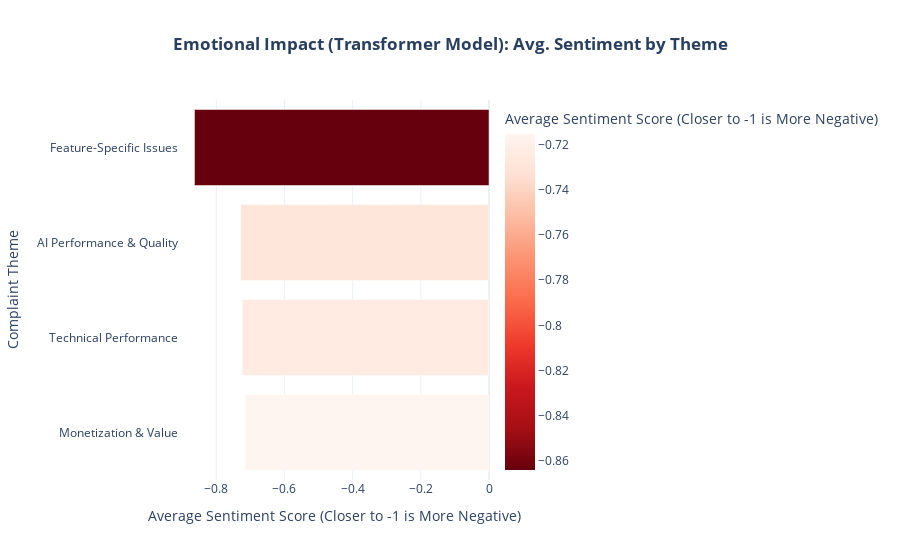

The cell this chart's notebook holds for it:
### Markdown cell above
Our sentiment analysis, powered by a fine-tuned RoBERTa model, goes beyond simple polarity to measure the emotional intensity of each theme. This helps us understand which problems are merely annoying versus which are deeply frustrating.

### Code cell
# --- Emotional Analysis: Measuring Sentiment by Theme (Robust Version) ---
print("Setting up a robust Transformer sentiment analysis pipeline...")

# 1. LOAD TOKENIZER AND MODEL EXPLICITLY
MODEL_NAME = "cardiffnlp/twitter-roberta-base-sentiment-latest"
tokenizer = AutoTokenizer.from_pretrained(MODEL_NAME)
model = AutoModelForSequenceClassification.from_pretrained(MODEL_NAME)

# Move the model to the GPU if available
device = torch.device("cuda" if torch.cuda.is_available() else "cpu")
model.to(device)
print(f"Using device: {device}")


# 2. MANUALLY TOKENIZE THE DATA (THE CRUCIAL FIX)
print("Tokenizing all reviews with explicit truncation...")
review_list = df["review_text"].tolist()

# The tokenizer will handle truncation (cutting off long reviews) and padding (adding tokens to short reviews)
# This ensures every input has the exact same length.
inputs = tokenizer(
    review_list,
    padding=True,
    truncation=True,
    max_length=512,  # Explicitly set the max length
    return_tensors="pt",  # Return PyTorch tensors
)

# Move tokenized inputs to the GPU
inputs = {key: val.to(device) for key, val in inputs.items()}
print("Tokenization complete.")


# 3. PERFORM INFERENCE IN BATCHES
print("Running model inference in batches...")
all_logits = []
batch_size = 32  # Process 32 reviews at a time to manage memory

# Create a DataLoader for efficient batching
dataset = TensorDataset(inputs["input_ids"], inputs["attention_mask"])
loader = DataLoader(dataset, batch_size=batch_size)

# No need to calculate gradients for inference, which saves memory and is faster
with torch.no_grad():
    for batch in tqdm(loader, desc="Analyzing Batches"):
        input_ids, attention_mask = batch
        outputs = model(input_ids=input_ids, attention_mask=attention_mask)
        all_logits.append(outputs.logits)

# Concatenate all the results
all_logits = torch.cat(all_logits, dim=0)
# Use softmax to convert raw logits to probabilities
probabilities = torch.nn.functional.softmax(all_logits, dim=-1)
# Get the predicted label index (0 for negative, 1 for neutral, 2 for positive)
predictions = torch.argmax(probabilities, dim=-1)
print("Inference complete.")


# 4. PROCESS THE RESULTS
# The model's config tells us which index corresponds to which label
# e.g., model.config.id2label = {0: 'negative', 1: 'neutral', 2: 'positive'}
id_to_label = model.config.id2label
predicted_labels = [id_to_label[pred.item()] for pred in predictions]

# Convert label to a numerical score
label_to_score = {"positive": 1, "neutral": 0, "negative": -1}
sentiment_scores = [label_to_score[label] for label in predicted_labels]

# Add results back to the DataFrame
df["sentiment_score"] = sentiment_scores
print("Sentiment scores added to DataFrame.")


# 5. AGGREGATE AND VISUALIZE (This part is the same)
sentiment_by_theme = (
    df[~df["theme"].isin(["Outliers / Generic", "Other/Misc."])]
    .groupby("theme")["sentiment_score"]
    .mean()
    .sort_values()
    .reset_index()
)
display(sentiment_by_theme)

fig_final = px.bar(
    sentiment_by_theme,
    x="sentiment_score",
    y="theme",
    orientation="h",
    title="<b>Emotional Impact (Transformer Model): Avg. Sentiment by Theme</b>",
    labels={
        "sentiment_score": "Average Sentiment Score (Closer to -1 is More Negative)",
        "theme": "Complaint Theme",
    },
    color="sentiment_score",
    color_continuous_scale="Reds_r",
    template="plotly_white",
)
fig_final.update_layout(yaxis={"categoryorder": "total descending"}, title_x=0.5)
fig_final.show()

### Figure 1 — Plotly figure (JSON) as saved in the notebook; plotly's stock layout.template omitted (floating-point values rounded to 4 significant figures)
{"data": [{"hovertemplate": "Average Sentiment Score (Closer to -1 is More Negative)=%{marker.color}<br>Complaint Theme=%{y}<extra></extra>", "legendgroup": "", "marker": {"color": [-0.864, -0.7283, -0.7243, -0.7153], "coloraxis": "coloraxis", "pattern": {"shape": ""}}, "name": "", "orientation": "h", "showlegend": false, "textposition": "auto", "type": "bar", "x": [-0.864, -0.7283, -0.7243, -0.7153], "xaxis": "x", "y": ["Feature-Specific Issues", "AI Performance & Quality", "Technical Performance", "Monetization & Value"], "yaxis": "y"}], "layout": {"barmode": "relative", "coloraxis": {"colorbar": {"title": {"text": "Average Sentiment Score (Closer to -1 is More Negative)"}}, "colorscale": [[0, "rgb(103,0,13)"], [0.125, "rgb(165,15,21)"], [0.25, "rgb(203,24,29)"], [0.375, "rgb(239,59,44)"], [0.5, "rgb(251,106,74)"], [0.625, "rgb(252,146,114)"], [0.75, "rgb(252,187,161)"], [0.875, "rgb(254,224,210)"], [1, "rgb(255,245,240)"]]}, "legend": {"tracegroupgap": 0}, "title": {"text": "<b>Emotional Impact (Transformer Model): Avg. Sentiment by Theme</b>", "x": 0.5}, "xaxis": {"anchor": "y", "domain": [0, 1], "title": {"text": "Average Sentiment Score (Closer to -1 is More Negative)"}}, "yaxis": {"anchor": "x", "categoryorder": "total descending", "domain": [0, 1], "title": {"text": "Complaint Theme"}}}}
